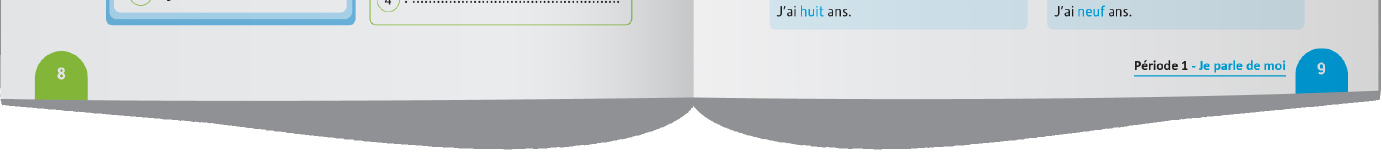
#> input picture debug_bottom.png, 2763 x 320 px, found by its file name (shown at 1/2 size)
$ python test_contour_ocr.py
#> lines starting #> are read from the running program, lines starting #| are printed output that depends on the picture
import cv2
import tempfile
import subprocess
import re

img = cv2.imread('debug_bottom.png')
#> img is the input picture: shape (320, 2763, 3); mean B, G, R 214.8, 213, 208
h, w = img.shape[:2]
#> h = 320; w = 2763

# Crop corners to isolate badges
left = img[:, :int(w*0.15)]
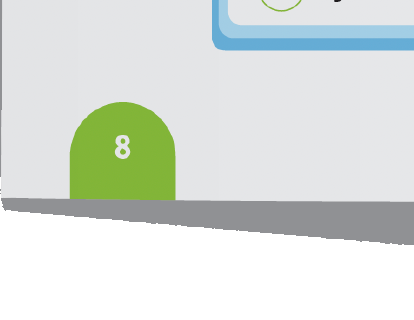
#> left: shape (320, 414, 3); mean B, G, R 218.6, 224.3, 217.9
right = img[:, int(w*0.85):]
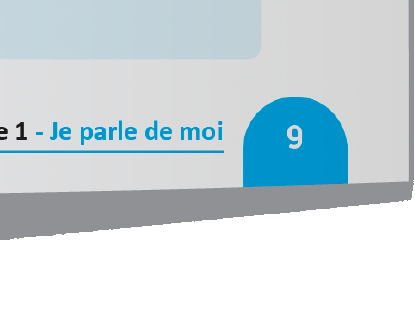
#> right: shape (320, 415, 3); mean B, G, R 220.7, 215.2, 202.3

for name, crop in [("Left", left), ("Right", right)]:
    gray = cv2.cvtColor(crop, cv2.COLOR_BGR2GRAY)

    # Adaptive threshold
    thresh = cv2.adaptiveThreshold(gray, 255, cv2.ADAPTIVE_THRESH_GAUSSIAN_C, cv2.THRESH_BINARY_INV, 11, 2)

    # Find contours
    contours, _ = cv2.findContours(thresh, cv2.RETR_EXTERNAL, cv2.CHAIN_APPROX_SIMPLE)

    for c in contours:
        x, y, cw, ch = cv2.boundingRect(c)
        if 10 < cw < 100 and 10 < ch < 100:
            # Extract
            digit_crop = thresh[y:y+ch, x:x+cw]
            # Pad
            digit_crop = cv2.copyMakeBorder(digit_crop, 10, 10, 10, 10, cv2.BORDER_CONSTANT, value=0)

            # Resize
            resized = cv2.resize(digit_crop, None, fx=4, fy=4, interpolation=cv2.INTER_CUBIC)

            # Invert so it's black on white
            inv = cv2.bitwise_not(resized)

            with tempfile.NamedTemporaryFile(suffix='.png') as f:
                cv2.imwrite(f.name, inv)
#> (the run stopped early here; a loop or call above may not have finished)

$ run again, with bottom.png copied over debug_bottom.png
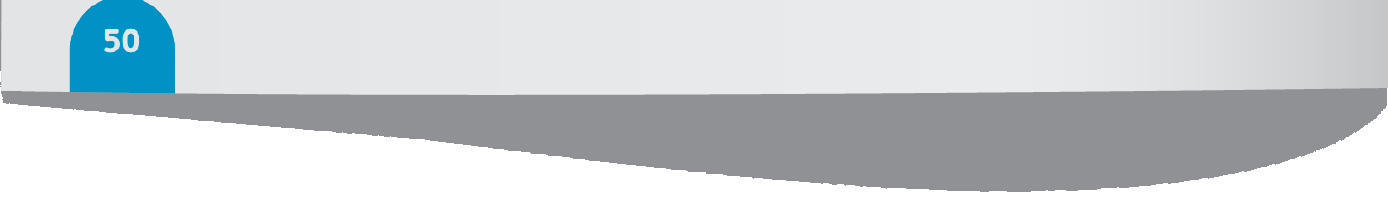
#> input picture bottom.png, 1388 x 213 px, found by its file name
#> img is the input picture: shape (213, 1388, 3); mean B, G, R 211.8, 208.7, 203.8

$ run again, with bottom4.png copied over debug_bottom.png
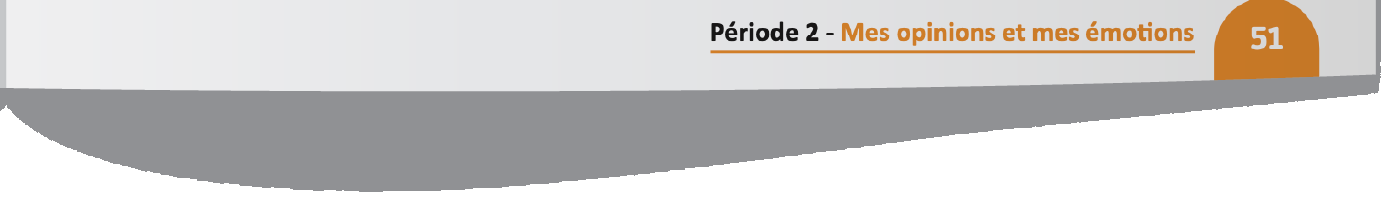
#> input picture bottom4.png, 1388 x 213 px, found by its file name
#> img is the input picture: shape (213, 1388, 3); mean B, G, R 204.3, 206, 208.4
#> `right = img[:, int(w*0.85):]`:
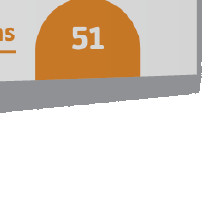
#> right: shape (213, 209, 3); mean B, G, R 200.1, 212.7, 224.9
